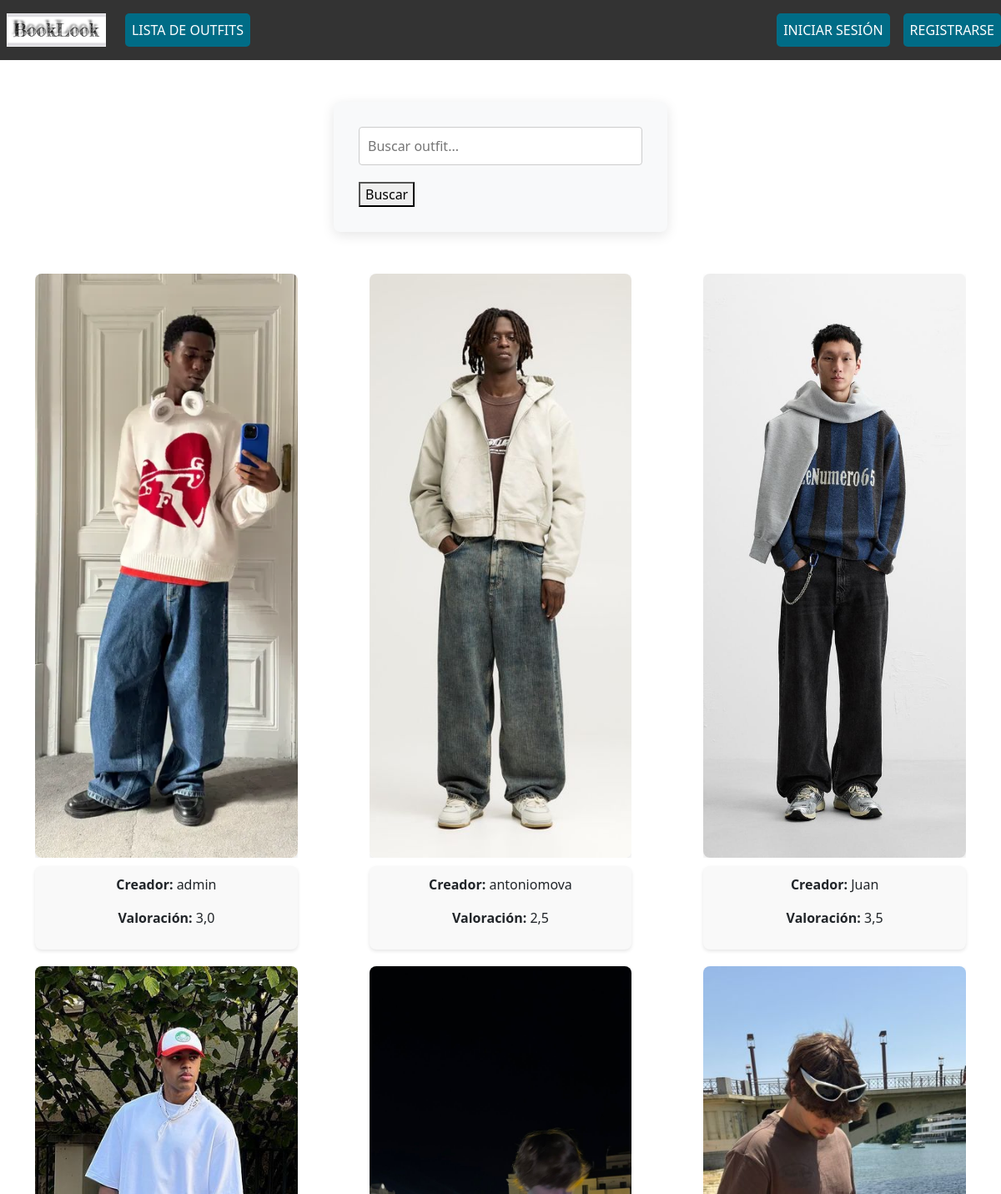
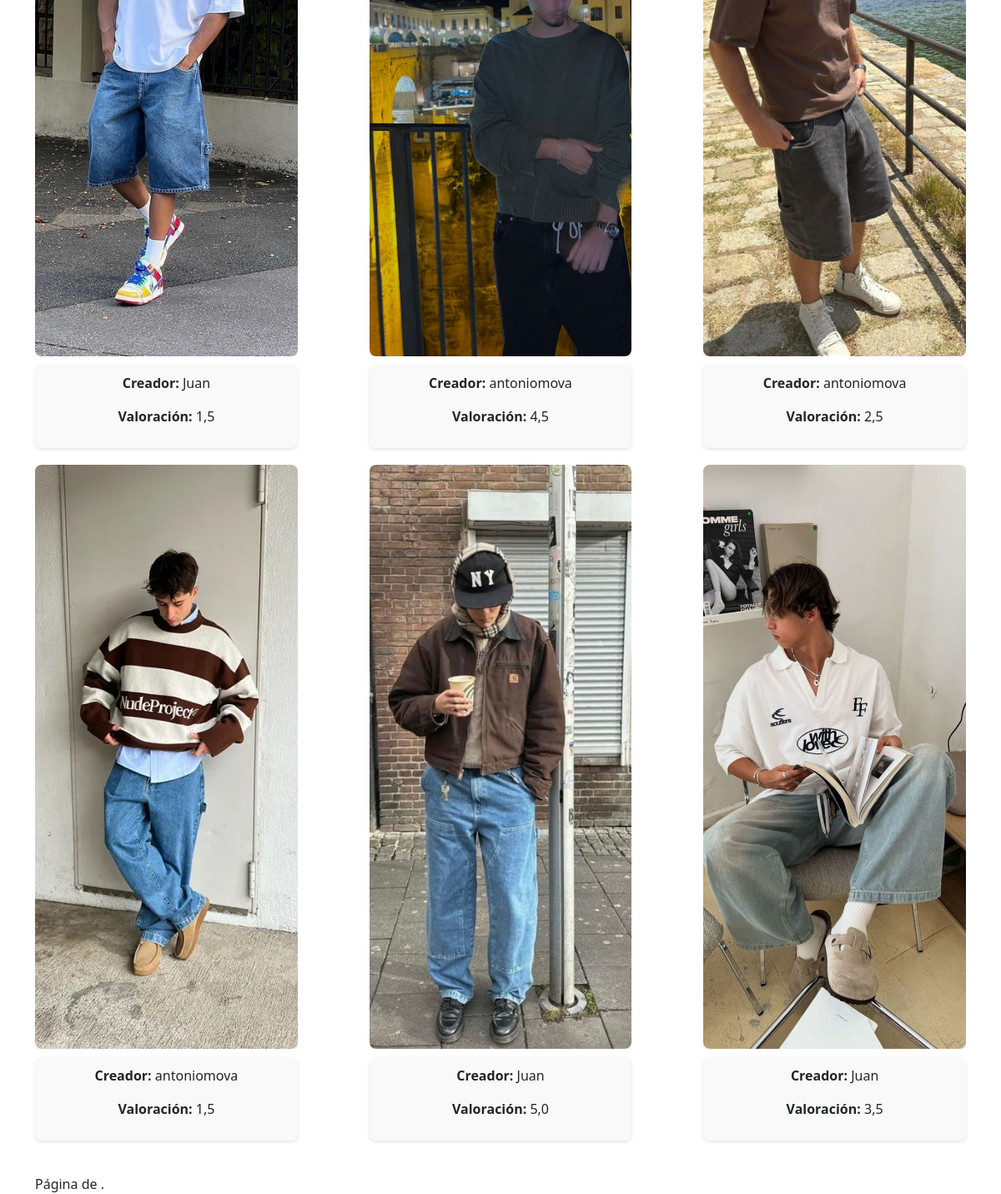
/lista_outfits/, run on an earlier commit of the app's database (2 pictures, top to bottom).
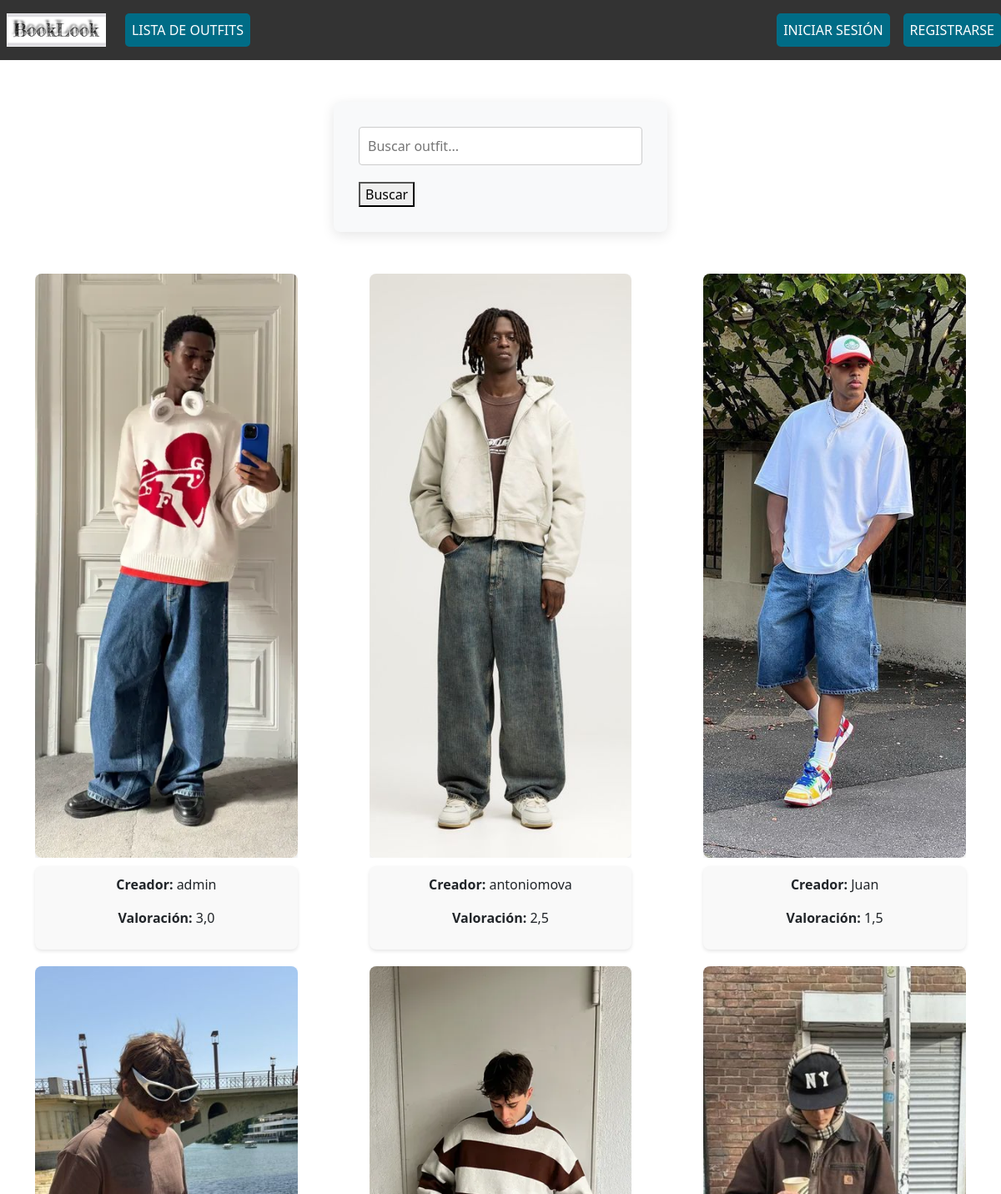
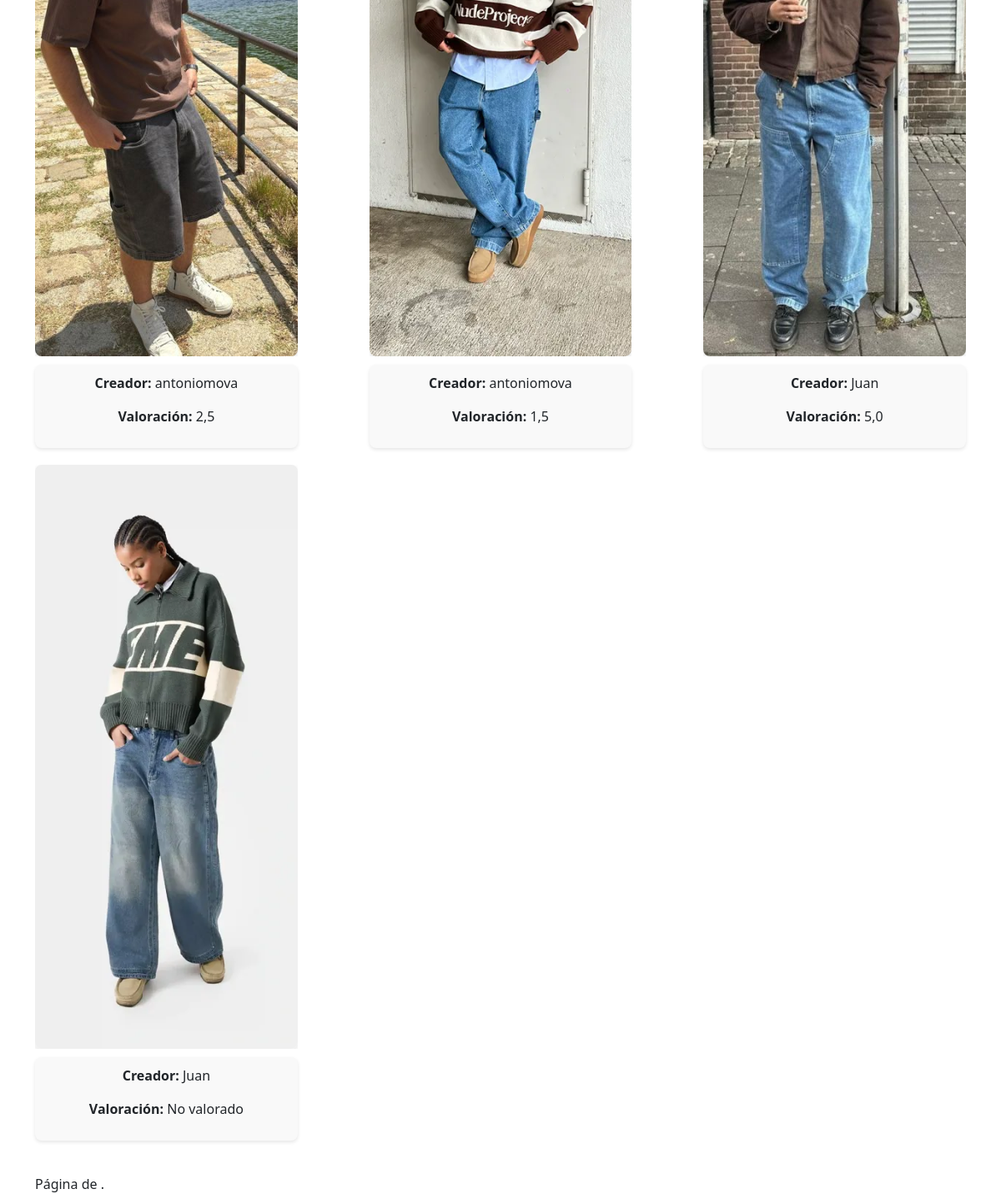
And on a later commit of the database (2 pictures, top to bottom).
### armario/models.py (models this page shows, shortened)
class Outfit(models.Model):
    foto = models.ImageField(upload_to='outfits/', null=True)
    etiqueta = models.ForeignKey('Etiqueta', on_delete=models.CASCADE, null=True)
    creado_en = models.DateTimeField(auto_now_add=True, null=True)
    creador = models.ForeignKey(User, on_delete=models.CASCADE, related_name="outfits", null=True)

### armario/views.py (the view)
# urls.py: path('lista_outfits/', OutfitListView.as_view(), name='outfit-list'),
class OutfitListView(ListView):
    model = Outfit
    template_name = 'armario/lista_outfits.html'  # Ruta al template que mostrarás
    context_object_name = 'outfits'  # Nombre de la variable para acceder a los outfits en el template
    paginate_by = 10  # Muestra 10 outfits por página
    def get_queryset(self):
        queryset = super().get_queryset()
        query = self.request.GET.get('q')  # Obtiene el término de búsqueda
        if query:
            queryset = queryset.filter(
                Q(etiqueta__nombre__icontains=query) |
                Q(creador__username__icontains=query) |
                Q(prendas__nombre__icontains=query)
            ).distinct()  # Elimina duplicados por relaciones
        return queryset
    def get_context_data(self, **kwargs):
        context = super().get_context_data(**kwargs)
        context['q'] = self.request.GET.get('q', '')  # Añade el término de búsqueda al contexto
        for outfit in context['outfits']:
            promedio_valoracion = outfit.valoraciones.aggregate(promedio=Avg('valor'))['promedio'] or 0
            outfit.valoracion_promedio = round(promedio_valoracion, 1)
        return context

### armario/templates/armario/lista_outfits.html (shortened to what this page needs)
{% extends "base.html" %}
{% block content %}
<div class="search-bar">
    <form method="get" action="{% url 'outfit-list' %}">
        <input type="text" name="q" class="search-input" placeholder="Buscar outfit..." value="{{ request.GET.q }}">
        <button type="submit" class="search-button">Buscar</button>
    </form>
</div>
<div class="outfit-list">
    {% for outfit in outfits %}
    <div class="outfit-item">
        <div class="outfit-foto">
            <a href="{% url 'outfit-detalles' outfit.pk %}">
                <img src="{{ outfit.foto.url }}" alt="Foto de {{ outfit.etiqueta.nombre }}">
            </a>
        </div>
        <div class="outfit-info">
            <p><strong>Creador:</strong> {{ outfit.creador.username }}</p>
            <p><strong>Valoración:</strong>
                {% if outfit.valoracion_promedio %}
                    {{ outfit.valoracion_promedio|default:"No valorado" }}
                {% else %}
                    No valorado
                {% endif %}
            </p>
        </div>
    </div>
    {% endfor %}
</div>
<div class="pagination">
    <span class="step-links">
        <span class="current">
            Página {{ outfits.number }} de {{ outfits.paginator.num_pages }}.
        </span>
    </span>
</div>
{% endblock %}

### armario/templates/base.html (shortened to what this page needs)
<!DOCTYPE html>
<html lang="es">
<head>
    {% load static %}
    <link rel="stylesheet" href="{% static 'css/style.css' %}">
    <link href="https://cdn.jsdelivr.net/npm/bootstrap@5.3.0/dist/css/bootstrap.min.css" rel="stylesheet">
</head>
<body>
    <header>
        <nav class="navbar navbar-expand-lg navbar-light">
            <div class="collapse navbar-collapse" id="navbarNav">
                <ul class="navbar-nav">
                    <li class="nav-item-logo">
                        <a class="nav-link btn btn-outline-lookbook" href="{% url 'home' %}">
                            <img src="{% static 'logo2.webp' %}" alt="Inicio" class="logo-navbar">
                        </a>
                    </li>
                    <li class="nav-item">
                        <a class="nav-link btn btn-outline-lookbook" href="{% url 'outfit-list' %}">Lista de Outfits</a>
                    </li>
                    {% if user.is_authenticated %}
                        <li class="nav-item">
                            <a class="nav-link btn btn-primary btn-create" href="{% url 'agregar_outfit' %}">Crear Nuevo Outfit</a>
                        </li>
                        <li class="nav-item-sesion ms-auto ms-3">
                            <a class="nav-link btn btn-outline-info" href="{% url 'perfil' %}">
                                {{ user.first_name|default:user.username }}
                            </a>
                        </li>
                        <li class="nav-item-sesion ms-3">
                            <a href="{% url 'user_outfits' %}" class="nav-link btn btn-outline-info">Mis Outfits</a>
                        </li>
                        <li class="nav-item-sesion ms-3">
                            <a href="{% url 'logout' %}" class="nav-link btn btn-outline-danger">Cerrar sesión</a>
                        </li>
                    {% else %}
                        <li class="nav-item-sesion ms-auto ms-3">
                            <a href="{% url 'login' %}" class="nav-link btn btn-outline-primary">Iniciar sesión</a>
                        </li>
                        <li class="nav-item-sesion ms-3">
                            <a href="{% url 'registro' %}" class="nav-link btn btn-outline-secondary">Registrarse</a>
                        </li>
                    {% endif %}
                </ul>
            </div>
        </nav>
    </header>
    <main class="container mt-5">
        {% block content %}
        {% endblock %}
    </main>
</body>
</html>

### armario/static/css/style.css (style rules this page uses)
.navbar { background-color: #333; padding: 1rem; }
.navbar-nav { display: flex; align-items: center; list-style: none; margin: 0; padding: 0; width: 100%; justify-content: flex-start; }
.navbar-nav .nav-item { margin-right: 10px; }
.nav-item .btn, .nav-item-sesion .btn { background-color: #006c86; color: white; padding: 0.5rem 1rem; border-radius: 5px; text-transform: uppercase; text-align: center; }
.logo-navbar { height: 40px; width: auto; display: block; }
.btn-outline-lookbook .logo-navbar { background-color: transparent; border: none; }
.nav-item-logo { margin-right: 15px; }
.outfit-list { display: flex; flex-wrap: wrap; justify-content: space-between; margin-top: 20px; }
.outfit-item { flex: 0 1 calc(30% - 20px); margin-bottom: 20px; box-sizing: border-box; display: flex; flex-direction: column; }
.outfit-foto { width: 100%; height: 700px; overflow: hidden; box-sizing: border-box; margin-bottom: 10px; }
.outfit-foto img { width: 100%; height: 100%; object-fit: cover; border-radius: 8px; box-shadow: 0px 4px 8px rgba(0, 0, 0, 0.1); }
.outfit-info { padding: 10px; background-color: #f9f9f9; text-align: center; border-radius: 8px; box-shadow: 0px 2px 4px rgba(0, 0, 0, 0.1); }
.pagination { margin-top: 20px; text-align: center; }
.outfit-info { flex-grow: 1; }
form { background-color: #f8f9fa; border-radius: 8px; padding: 30px; box-shadow: 0 4px 15px rgba(0, 0, 0, 0.1); margin: 50px auto; max-width: 400px; }
input[type="text"], input[type="password"] { width: 100%; padding: 10px; border: 1px solid #ccc; border-radius: 4px; margin-bottom: 20px; }

What changed in the data, as far as the page shows it:
removed Outfit: foto (picture), creador.username "Juan", valoracion_promedio "3,5"
removed Outfit: foto (picture), creador.username "antoniomova", valoracion_promedio "4,5"
removed Outfit: foto (picture), creador.username "Juan", valoracion_promedio "3,5"
added Outfit: foto (picture), creador.username "Juan", shows "No valorado"
